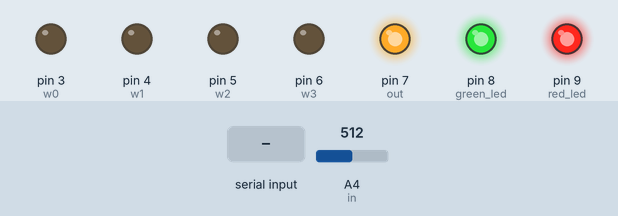
The sketch below on a simulated Arduino Uno, built with avr-gcc and run on an emulated ATmega328P. Parts: output pins drawn as LEDs (lit = HIGH). The inputs (shaded band) are chosen by the test bench; at power-on: A4 (in) = 512. What the sketch prints to the serial monitor is not drawn.

Above: at 1.0 s.
1.1 s: "1" received over Serial
At 2.2 s:
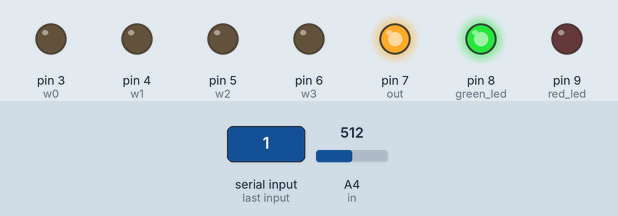
2.7 s: "A" received over Serial
At 3.9 s:
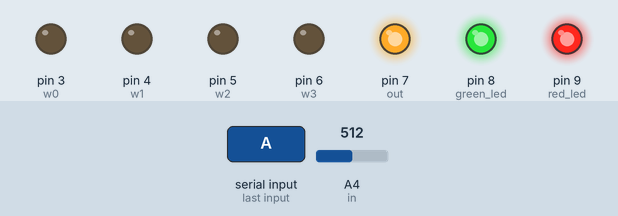
Timing chart, 0 to 5.7 s (numbered marks = the images above; inputs shaded):
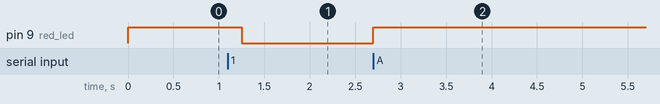

Measured:
- after the input at 1.1 s, pin 9 (red_led): HIGH → LOW after 0.15 s
- after the input at 2.7 s, pin 9 (red_led): LOW → HIGH at once

The sketch:

omat_arduino.ino
```cpp
/** NOTE:
 *  "input" and "output" are relative to the arudino:
 *  "input"  refers to   (mux)   -> (arduino)
 *  "output" refers to (arduino) ->  (demux)
 **/

/* SETTINGS */
const int N = 1;  // number of rows/cols for the sensing array; [1-16]

/* control pins */
// output selector pins ['w' for "write"]
const byte w0 = 3;
const byte w1 = 4;
const byte w2 = 5;
const byte w3 = 6;
const byte writeSelector[] = {w0, w1, w2, w3};  // array of selector pins for demux we write to
// input  selector pins ['r' for "read"]
const byte r0 = A0;  ////////////////////////////////////////
const byte r1 = A1;  // NOTE: here we use the analog input //
const byte r2 = A2;  // pins A1-A4 as digital output pins  //
const byte r3 = A3;  ////////////////////////////////////////
const byte readSelector[] = {r0, r1, r2, r3};  // array of selector pins for mux we read from

/* signal pins */
const byte out = 7;  // output signal pin
const byte  in = A4;  //  input signal pin
const byte green_led = 8;
const byte red_led = 9;

/* selector bits for each channel of mux/demux */
const boolean channelSelector[16][4] = {
  {0,0,0,0},  // channel 0
  {1,0,0,0},  // channel 1
  {0,1,0,0},  // channel 2
  {1,1,0,0},  // channel 3
  {0,0,1,0},  // channel 4
  {1,0,1,0},  // channel 5
  {0,1,1,0},  // channel 6
  {1,1,1,0},  // channel 7
  {0,0,0,1},  // channel 8
  {1,0,0,1},  // channel 9
  {0,1,0,1},  // channel 10
  {1,1,0,1},  // channel 11
  {0,0,1,1},  // channel 12
  {1,0,1,1},  // channel 13
  {0,1,1,1},  // channel 14
  {1,1,1,1},  // channel 15
};

int minReading = 0;     // the minimum reading of the sensor
int maxReading = 1023;  // the maximum reading of the sensor
int inByte = 0;   // the byte to receive from Processing through the serial port
int outByte = 0;  // the byte to send to Processing through the serial port

void setup() {
/* configure control pins */
  pinMode(w0, OUTPUT);
  pinMode(w1, OUTPUT);
  pinMode(w2, OUTPUT);
  pinMode(w3, OUTPUT);
  pinMode(r0, OUTPUT);
  pinMode(r1, OUTPUT);
  pinMode(r2, OUTPUT);
  pinMode(r3, OUTPUT);

/* configure signal pins */
  pinMode(out, OUTPUT);
  // analog input pins (A0-A5) only input analog signals; no need to set pinMode() for them

  pinMode(green_led, OUTPUT);
  pinMode(red_led, OUTPUT);

/* initialize input and output control pins to channel 0 */
  digitalWrite(w0, LOW);
  digitalWrite(w1, LOW);
  digitalWrite(w2, LOW);
  digitalWrite(w3, LOW);
  digitalWrite(r0, LOW);
  digitalWrite(r1, LOW);
  digitalWrite(r2, LOW);
  digitalWrite(r3, LOW);
/* output signal pin will always be HIGH */
  digitalWrite(out, HIGH);
  digitalWrite(green_led, HIGH);
  digitalWrite(red_led, HIGH);

/* Begin connecting to Processing */
  Serial.begin(115200);
  establishContact();

  digitalWrite(red_led, LOW);
}

void loop() {
  if (Serial.available() > 0) {
    inByte = Serial.read();
    if (inByte == 'A') {
      for (int i = 0; i < N; ++i) {
        writeToDemux(i);
        for (int j = 0; j < N; ++j) {
          int reading = readFromMux(j);
          // clamp the sensor value to the range [minReading, maxReading]
          /*
          if (reading > maxReading) {
            out = maxReading;
          } else if (outByte < minReading) {
            outByte = minReading;
          }
          */
          // scale the sensor value from 10 bits to 8 bits
          outByte = map(readFromMux(j), minReading, maxReading, 0, 255);
          // send to Processing
          Serial.write(outByte);
          digitalWrite(red_led, !digitalRead(red_led));
        }
      }
    }
  }
}

// write HIGH to selected demux channel
void writeToDemux(byte channel) {
  for (int i = 0; i < 4; ++i) {
    digitalWrite(writeSelector[i], channelSelector[channel][i]);
  }
  // output pin is always on HIGH, so no need to use digitalWrite()
}

// read input from selected mux channel
int readFromMux(byte channel) {
  for (int i = 0; i < 4; ++i) {
    digitalWrite(readSelector[i], channelSelector[channel][i]);
  }
  return analogRead(in);
}

// establish contact with Processing
void establishContact() {
  while (Serial.available() <= 0) {
    Serial.print('A');  // send a capital A
    delay(250);
  }
}
```
